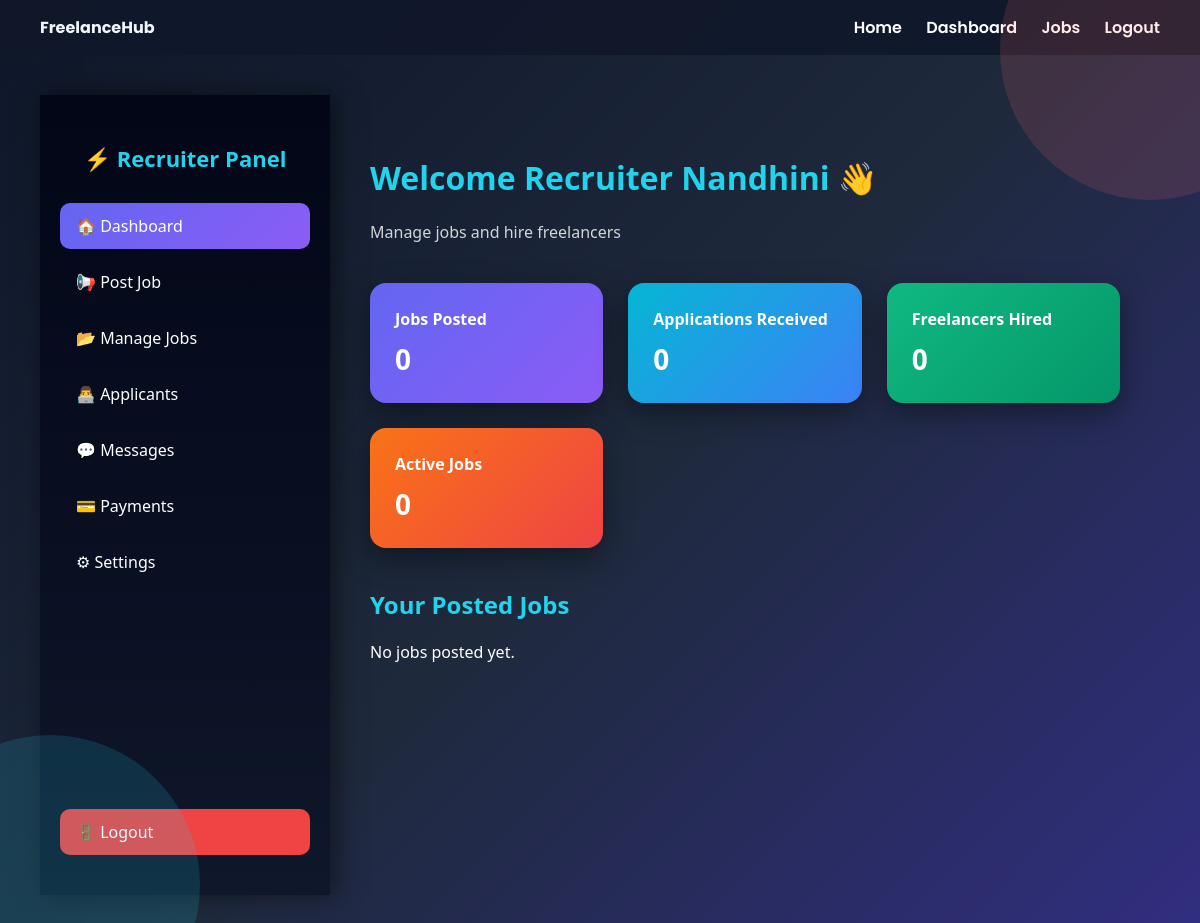
The app's page /recruiter-dashboard/ (signed in), older data.
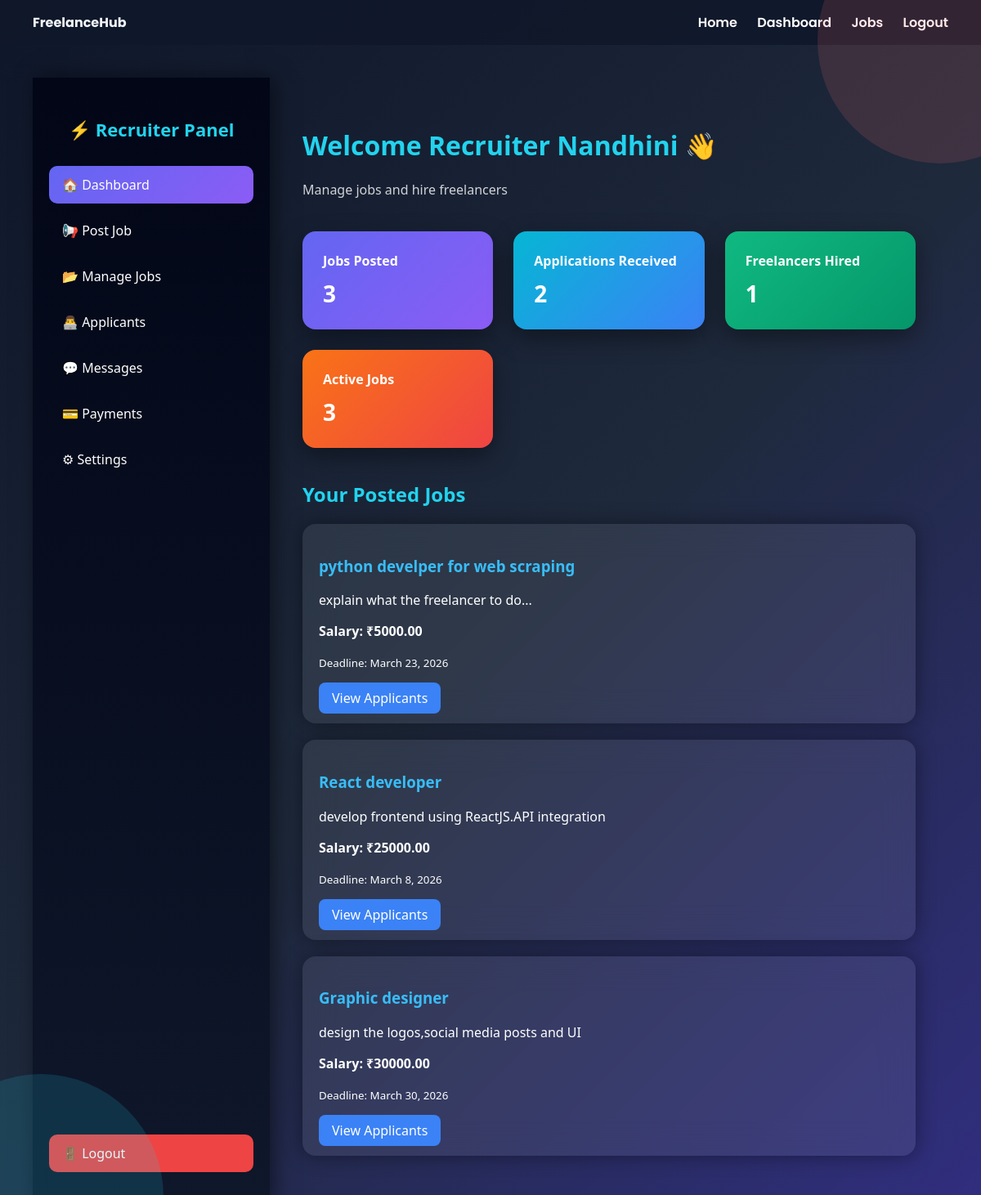
The same page, newer data.
### accounts/models.py (models this page shows, shortened)
class Job(models.Model):
    STATUS_CHOICES = [
        ('open', 'Open'),
        ('closed', 'Closed'),
    ]
    title = models.CharField(max_length=200)
    description = models.TextField()
    salary = models.DecimalField(max_digits=10, decimal_places=2)
    deadline = models.DateField()
    posted_by = models.ForeignKey(
        User,
        on_delete=models.CASCADE,
        related_name='jobs'
    )
    status = models.CharField(max_length=20, choices=STATUS_CHOICES, default='open')
    created_at = models.DateTimeField(auto_now_add=True)

### accounts/views.py (the view)
# urls.py: path('recruiter-dashboard/', views.recruiter_dashboard, name='recruiter_dashboard'),
@login_required
def recruiter_dashboard(request):
    jobs = Job.objects.filter(posted_by=request.user)
    applications = Application.objects.filter(
        job__posted_by=request.user
    )
    hired_count = applications.filter(status="accepted").count()
    active_jobs = jobs.filter(status="open").count()
    context = {
        "jobs": jobs,
        "applications": applications,
        "hired_count": hired_count,
        "active_jobs": active_jobs
    }
    return render(request, "accounts/recruiter_dashboard.html", context)

### accounts/templates/accounts/recruiter_dashboard.html (shortened to what this page needs)
{% extends "base.html" %}
{% block content %}
<div class="dashboard-container">
<div class="sidebar">
<h2 class="logo">⚡ Recruiter Panel</h2>
<a href="{% url 'recruiter_dashboard' %}" class="menu active">🏠 Dashboard</a>
<a href="{% url 'post_job' %}" class="menu">📢 Post Job</a>
<a href="{% url 'manage_jobs' %}" class="menu">📂 Manage Jobs</a>
<a href="{% url 'manage_jobs' %}" class="menu">👨‍💻 Applicants</a>
<a href="{% url 'messages' %}" class="menu">💬 Messages</a>
<a href="{% url 'payments' %}" class="menu">💳 Payments</a>
<a href="{% url 'settings' %}" class="menu">⚙ Settings</a>
<a href="{% url 'logout' %}" class="menu logout">🚪 Logout</a>
</div>
<div class="main">
<h1 style="color:#22d3ee;">
Welcome Recruiter {{ request.user.username }} 👋
</h1>
<p style="opacity:0.8;margin-bottom:40px;">
Manage jobs and hire freelancers
</p>
<div class="analytics-grid">
<div class="analytics-card card1">
Jobs Posted
<div class="analytics-number">{{ jobs|length }}</div>
</div>
<div class="analytics-card card2">
Applications Received
<div class="analytics-number">{{ applications|length }}</div>
</div>
<div class="analytics-card card3">
Freelancers Hired
<div class="analytics-number">{{ hired_count }}</div>
</div>
<div class="analytics-card card4">
Active Jobs
<div class="analytics-number">{{ active_jobs }}</div>
</div>
</div>
<h2 style="margin:40px 0 20px;color:#22d3ee;">Your Posted Jobs</h2>
{% for job in jobs %}
<div class="job-card">
<h3 style="color:#38bdf8;">{{ job.title }}</h3>
<p>{{ job.description|truncatewords:20 }}</p>
<p><strong>Salary: ₹{{ job.salary }}</strong></p>
<small>Deadline: {{ job.deadline }}</small>
<br><br>
<a href="{% url 'view_applicants' job.id %}" style="
padding:8px 16px;
background:#3b82f6;
color:white;
border-radius:8px;
text-decoration:none;
">
View Applicants
</a>
</div>
{% empty %}
<p>No jobs posted yet.</p>
{% endfor %}
</div>
</div>
{% endblock %}

Row changes from the older to the newer data that the page shows:
added Job: title "python develper for web scraping", description "explain what the freelancer to do...", salary "5000.00", deadline "March 23, 2026"
added Job: title "React developer", description "develop frontend using ReactJS.API integration", salary "25000.00", deadline "March 8, 2026"
added Job: title "Graphic designer", description "design the logos,social media posts and UI", salary "30000.00", deadline "March 30, 2026"
Text that changed along with them:
{{ jobs|length }}: "0" → "3"
{{ applications|length }}: "0" → "2"
{{ hired_count }}: "0" → "1"
{{ active_jobs }}: "0" → "3"
text no longer shown: "No jobs posted yet."
